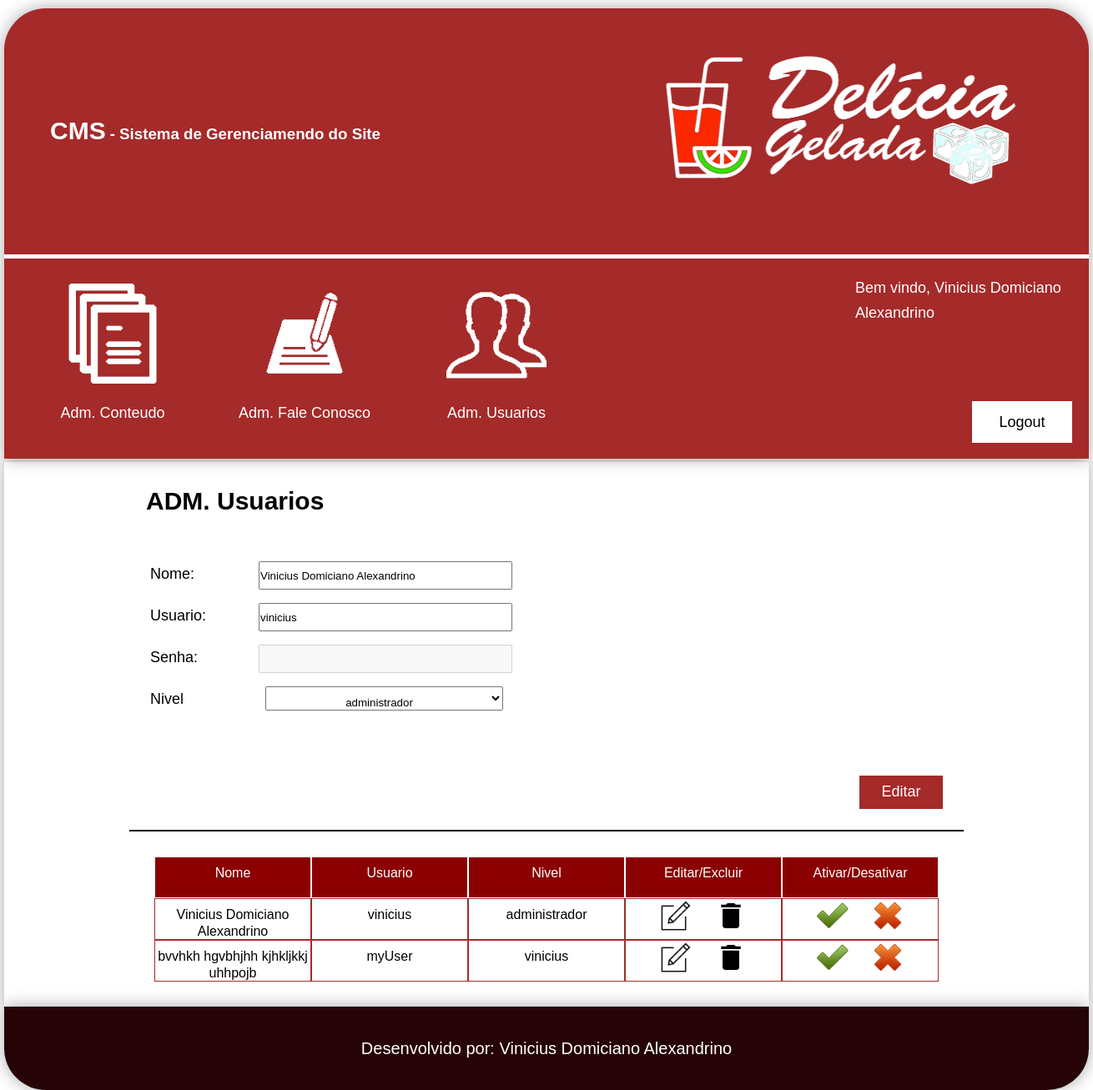
/cms/adm_users.php?modo=Editar&codigo=13 (signed in), run on the app's committed database.
### tables this page shows
CREATE TABLE `tblusuario` (
  `codigo` int(11) NOT NULL AUTO_INCREMENT,
  `nome` varchar(120) NOT NULL,
  `usuario` varchar(50) NOT NULL,
  `senha` varchar(200) NOT NULL,
  `codigo_nivel` int(11) NOT NULL,
  `status` tinyint(4) NOT NULL,
  PRIMARY KEY (`codigo`),
  KEY `FK_nivel_idx` (`codigo_nivel`),
  CONSTRAINT `FK_nivel` FOREIGN KEY (`codigo_nivel`) REFERENCES `tblniveis` (`codigo`)
);

CREATE TABLE `tblniveis` (
  `codigo` int(11) NOT NULL AUTO_INCREMENT,
  `nome_nivel` varchar(250) NOT NULL,
  `adm_conteudo` tinyint(4) NOT NULL,
  `adm_fale_conosco` tinyint(4) NOT NULL,
  `adm_user` tinyint(4) NOT NULL,
  `status` tinyint(4) NOT NULL,
  PRIMARY KEY (`codigo`)
);

### cms/adm_users.php (the view, shortened to what this page needs)
<?php
    $conexao = conexaoMysql();
    $codigoNivel = (integer) 0;
    $btnValue = (string) 'Criar';
    $nome = (string) "";
    $nomeNivel = (string) "";
    $usuario = (string) "";
    $disabled = (string) "";
    if(isset($_GET['modo'])){
        $btnValue = $_GET['modo'];
        $codigo = $_GET['codigo'];
        $sql = "select tblusuario.*, tblniveis.nome_nivel
                from tblusuario
                inner join tblniveis on
                tblusuario.codigo_nivel = tblniveis.codigo
                where tblusuario.codigo = ".$codigo;
        $select = mysqli_query($conexao, $sql);
        if($rsEditar = mysqli_fetch_array($select)){
            $codigoNivel = $rsEditar['codigo_nivel'];
            $nome = $rsEditar['nome'];
            $nomeNivel = $rsEditar['nome_nivel'];
            $usuario = $rsEditar['usuario'];
            $disabled = "disabled";
        }
    }
?>
<!DOCTYPE html>
<html lang="pt-br">
    <head>
        <link type="text/css" rel="stylesheet" href="css/style.css">
        <link type="text/css" rel="stylesheet" href="css/estilizacoes.css">
    </head>
    <body>
        <?php
            require_once("modulos/cabecalho.php");
        ?>
        <div class="conteudo center shadow">
            <section id="adm_usuario">
                <div id="usuario" class="center">
                    <h2>ADM. Usuarios</h2>
                    <div id="adicionar_usuario">
                        <form name="fmrUsuario" method="post" action="bd/salvar_usuario.php">
                            <div class="caixa_preencher">
                                <p> Nome: </p>
                                <input class="txt_preencher" name="txtNome" type="text" value="<?=$nome?>" maxlength="120" required>
                            </div>
                            <div class="caixa_preencher">
                                <p> Usuario: </p>
                                <input class="txt_preencher" name="txtUsuario" type="text" value="<?=$usuario?>" maxlength="50" required>
                            </div>
                            <div class="caixa_preencher">
                                <p> Senha: </p>
                                <input class="txt_preencher" name="txtSenha" type="text" value="" maxlength="30" required <?=$disabled?>>
                            </div>
                            <div class="caixa_preencher">
                                <p> Nivel </p>
                                <select class="caixa_selecionar" name="sltNivel" required>
                                <?php
                                    if(isset($_GET['modo'])){
                                        if(strtoupper($_GET['modo']) =='EDITAR'){
                                ?>
                                    <option value="<?=$codigoNivel?>"><?=$nomeNivel?></option>
                                <?php
                                        }
                                    }else{
                                ?>
                                    <option value="">Selecione um nivel</option>
                                <?php
                                    }
                                ?>
                                </select>
                            </div>
                            <div class="botoes">
                                <input class="btn_adm_user" name="btnUsuario" type="submit" value="<?=$btnValue?>">
                            </div>
                        </form>
                    </div>
                    <div class="visualizar_crud ">
                        <div class="linha_visualizar_crud_header crud_usuario user">
                            <div class="header_visualizar_crud nome_nivel">Nome</div>
                            <div class="header_visualizar_crud">Usuario</div>
                            <div class="header_visualizar_crud">Nivel</div>
                            <div class="header_visualizar_crud">Editar/Excluir</div>
                            <div class="header_visualizar_crud">Ativar/Desativar</div>
                        </div>
                        <?php
                            $sql = "SELECT tblniveis.nome_nivel, tblusuario.*
                            FROM tblusuario INNER JOIN tblniveis on
                            tblusuario.codigo_nivel = tblniveis.codigo
                            order by codigo asc" ;
                            $select = mysqli_query($conexao, $sql);
                            while($rsVisualizar = mysqli_fetch_array($select)){
                        ?>
                        <div class="linha_visualizar_crud crud_usuario user">
                            <div class="coluna_visualizar_crud nome_nivel"><?=$rsVisualizar['nome']?></div>
                            <div class="coluna_visualizar_crud"><?=$rsVisualizar['usuario']?></div>
                            <div class="coluna_visualizar_crud"><?=$rsVisualizar['nome_nivel']?></div>
                            <div class="coluna_visualizar_crud">
                                <a href="adm_users.php?modo=Editar&codigo=<?=$rsVisualizar['codigo']?>">
                                    <img src="icons/edit.png" alt="editar">
                                </a>
                                <a href="bd/adm_users_delete.php?modo=deletar_user&codigo=<?=$rsVisualizar['codigo']?>" onclick="return confirm('Deseja realmente deletar esse usuario?')">
                                    <img src="icons/delete.png" alt="deletar">
                                </a>
                            </div>
                            <div class="coluna_visualizar_crud">
                                <a href="bd/status_usuario.php?modo=ativar&local=user&codigo=<?=$rsVisualizar['codigo']?>">
                                    <img src="icons/true.png" alt="">
                                </a>
                                <a href="bd/status_usuario.php?modo=desativar&local=user&codigo=<?=$rsVisualizar['codigo']?>">
                                    <img src="icons/false.png" alt="">
                                </a>
                            </div>
                        </div>
                        <?php
                            }
                        ?>
                    </div>
                </div>
            </section>
        </div>
        <?php
            require_once("modulos/rodape.php");
        ?>
    </body>
</html>

### cms/css/style.css (style rules this page uses)
option { width: inherit; height: inherit; }
#usuario { width: 600px; height: 250px; }
#adm_usuario { width: inherit; min-height: 300px; height: auto; }
#nivel, #usuario, .section { width: 1000px; min-height: 250px; height: auto; }
#niveis_criar, #adicionar_usuario, .adicionar { width: inherit; height: auto; min-height: 250px; padding: 25px; box-sizing: border-box; overflow: hidden; }
.caixa_preencher { min-width: 50%; width: auto; min-height: 50px; height: auto; padding-top: 10px; box-sizing: border-box; }
.txt_preencher, .caixa_selecionar { width: 300px; height: 30px; margin-left: 10px; }
.caixa_preencher p { margin-right: 0; min-width: 120px; }
.caixa_selecionar option { font-size: 17px; line-height: 30px; }
.caixa_preencher .txt_preencher, .caixa_preencher p { float: left; }
.botoes { width: 100%; height: 40px; float: left; margin-top: 7%; }
.btn_adm_user { width: 100px; height: inherit; float: right; border: 0px; background-color: brown; font-size: 18px; color: white; }
.visualizar_crud { width: inherit; min-height: 50px; height: auto; border-top: 2px solid black; padding: 30px; box-sizing: border-box; }
.linha_visualizar_crud, .linha_visualizar_crud_header { width: 100%; height: 50px; background-color: darkred; overflow: hidden; }
.header_visualizar_crud, .coluna_visualizar_crud { border: solid 1px white; box-sizing: border-box; color: white; float: left; width: 25%; height: 100%; text-align: center; font-size: 16px; line-height: 20px; padding-top: 1%; }
.user .header_visualizar_crud, .user .coluna_visualizar_crud { width: 20%; }
.coluna_visualizar_crud { background-color: #ffffff; border: solid 1px brown; color: black; }
.coluna_visualizar_crud img { width: 40px; height: 40px; margin-left: 10px; margin-right: 10px; margin-top: -5%; }
.caixa_selecionar { width: 30%; height: 100%; margin-left: 18px; margin-right: 18px; padding-top: 10px; box-sizing: border-box; float: left; text-align: center; }

### cms/css/estilizacoes.css (style rules this page uses)
* { margin: 0px; padding: 0px; font-family: Verdana, sans-serif; }
img { max-width: 100%; width: 100%; height: 100%; }
input { outline: 0; }
p { font-size: 18px; line-height: 30px; }
a { color: white; text-decoration: none; font-size: 20px; cursor: pointer; line-height: inherit; }
.center { margin-left: auto; margin-right: auto; }
.conteudo { width: 1300px; height: inherit; }
h2 { font-size: 30px; padding-left: 20px; padding-top: 30px; padding-bottom: 20px; }
.shadow { box-shadow: 0px 0px 20px darkgray; }

### data on the page
tblusuario: txtNome "Vinicius Domiciano Alexandrino", txtUsuario "vinicius", sltNivel "administrador", nome "Vinicius Domiciano Alexandrino", usuario "vinicius", codigo_nivel.nome_nivel "administrador"
tblusuario: nome "bvvhkh hgvbhjhh kjhkljkkj uhhpojb", usuario "myUser", codigo_nivel.nome_nivel "vinicius"

### other printed values
$nomeUsuario "Vinicius Domiciano Alexandrino"
